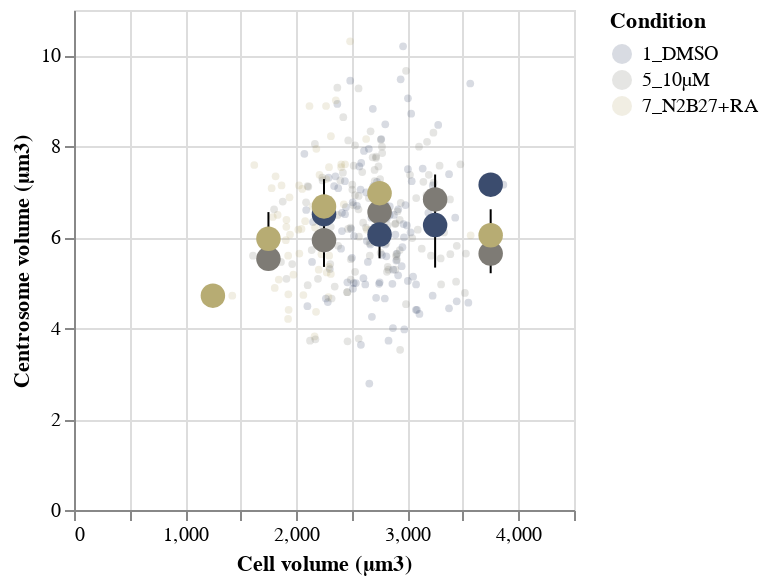

Notebook code for this chart:
### Code cell
SCATTERBIN_CV_CentV = Scatter_bin(
    dataframe = df, 
    y = "Centrosome_Volume_um3", 
    y_title = "Centrosome volume (µm3)",
    x = "Cell_Volume_um3",
    x_title = "Cell volume (µm3)",
    color = "Condition",
    binextent = [0, 4500],
    binstep = 500
   # Circlesize = 5,
   # CircleOpacity = 1
)
SCATTERBIN_CV_CentV

### Figure 1 — Vega-Lite specification as saved in the notebook (floating-point values rounded to 4 significant figures; data arrays with more than 128 entries replaced by an {"elided": "..."} marker saying what was removed)
{"config": {"view": {"continuousWidth": 400, "continuousHeight": 300}}, "layer": [{"mark": {"type": "circle", "opacity": 0.2, "size": 15}, "encoding": {"color": {"type": "nominal", "field": "Condition", "scale": {"scheme": "cividis"}}, "x": {"type": "quantitative", "field": "Cell_Volume_um3", "title": "Cell volume (µm3)"}, "y": {"type": "quantitative", "field": "Centrosome_Volume_um3", "title": "Centrosome volume (µm3)"}}, "height": 250, "width": 250}, {"mark": {"type": "errorbar", "extent": "iqr"}, "encoding": {"x": {"type": "quantitative", "bin": {"extent": [0, 4500], "step": 500}, "field": "Cell_Volume_um3", "title": "Cell volume (µm3)"}, "y": {"type": "quantitative", "aggregate": "median", "bin": false, "field": "Centrosome_Volume_um3", "title": "Centrosome volume (µm3)"}}}, {"mark": {"type": "circle", "opacity": 1, "size": 150}, "encoding": {"color": {"type": "nominal", "field": "Condition", "scale": {"scheme": "cividis"}}, "x": {"type": "quantitative", "bin": {"extent": [0, 4500], "step": 500}, "field": "Cell_Volume_um3", "title": "Cell volume (µm3)"}, "y": {"type": "quantitative", "aggregate": "median", "bin": false, "field": "Centrosome_Volume_um3", "title": "Centrosome volume (µm3)"}}, "height": 250, "width": 250}], "data": {"name": "data-274f88e067f5c9d884555e45b5bdd4f7"}, "$schema": "https://vega.github.io/schema/vega-lite/v4.8.1.json", "datasets": {"data-274f88e067f5c9d884555e45b5bdd4f7": {"elided": "287 records"}}}
